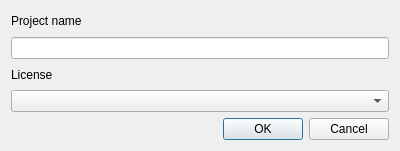
<?xml version="1.0" encoding="UTF-8"?>
<ui version="4.0">
 <class>Dialog</class>
 <widget class="QDialog" name="Dialog">
  <property name="geometry">
   <rect>
    <x>0</x>
    <y>0</y>
    <width>400</width>
    <height>151</height>
   </rect>
  </property>
  <property name="windowTitle">
   <string>Upload project to the OpenQuake GeoViewer</string>
  </property>
  <layout class="QVBoxLayout" name="verticalLayout">
   <item>
    <widget class="QLabel" name="proj_name_lbl">
     <property name="text">
      <string>Project name</string>
     </property>
    </widget>
   </item>
   <item>
    <widget class="QLineEdit" name="proj_name_le"/>
   </item>
   <item>
    <widget class="QLabel" name="license_lbl">
     <property name="text">
      <string>License</string>
     </property>
    </widget>
   </item>
   <item>
    <widget class="QComboBox" name="license_cbx"/>
   </item>
   <item>
    <widget class="QDialogButtonBox" name="buttonBox">
     <property name="orientation">
      <enum>Qt::Horizontal</enum>
     </property>
     <property name="standardButtons">
      <set>QDialogButtonBox::Cancel|QDialogButtonBox::Ok</set>
     </property>
    </widget>
   </item>
  </layout>
 </widget>
 <resources/>
 <connections>
  <connection>
   <sender>buttonBox</sender>
   <signal>accepted()</signal>
   <receiver>Dialog</receiver>
   <slot>accept()</slot>
   <hints>
    <hint type="sourcelabel">
     <x>248</x>
     <y>254</y>
    </hint>
    <hint type="destinationlabel">
     <x>157</x>
     <y>274</y>
    </hint>
   </hints>
  </connection>
  <connection>
   <sender>buttonBox</sender>
   <signal>rejected()</signal>
   <receiver>Dialog</receiver>
   <slot>reject()</slot>
   <hints>
    <hint type="sourcelabel">
     <x>316</x>
     <y>260</y>
    </hint>
    <hint type="destinationlabel">
     <x>286</x>
     <y>274</y>
    </hint>
   </hints>
  </connection>
 </connections>
</ui>
